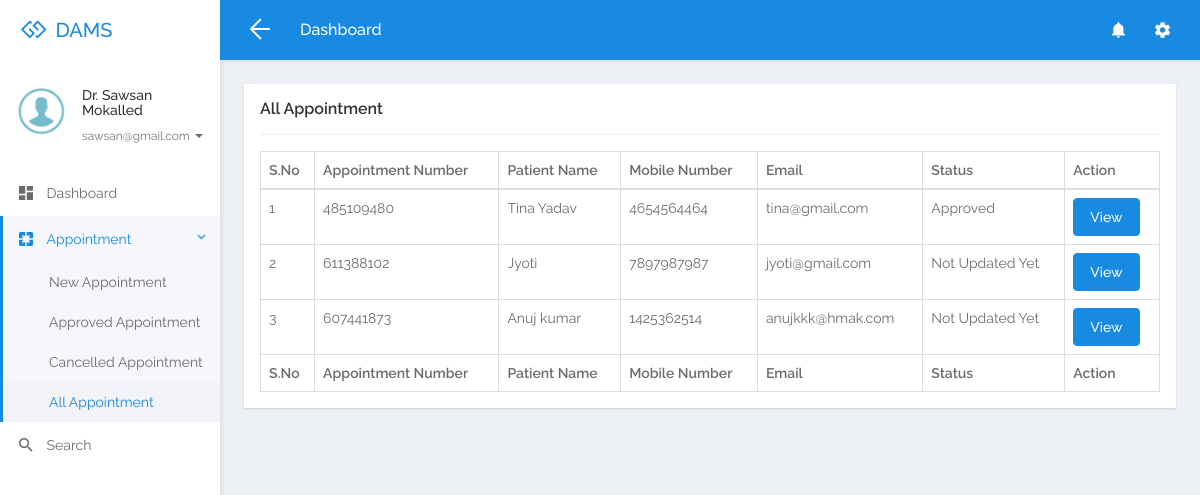
The page /all-appointment.php (signed in) on the database its author committed.
### tables this page shows
CREATE TABLE `tbldoctor` (
  `ID` int(5) NOT NULL,
  `FullName` varchar(250) DEFAULT NULL,
  `MobileNumber` bigint(10) DEFAULT NULL,
  `Email` varchar(250) DEFAULT NULL,
  `Specialization` varchar(250) DEFAULT NULL,
  `Password` varchar(259) DEFAULT NULL,
  `CreationDate` timestamp NULL DEFAULT current_timestamp()
);

CREATE TABLE `tblappointment` (
  `ID` int(10) NOT NULL,
  `AppointmentNumber` int(10) DEFAULT NULL,
  `Name` varchar(250) DEFAULT NULL,
  `MobileNumber` bigint(20) DEFAULT NULL,
  `Email` varchar(250) DEFAULT NULL,
  `AppointmentDate` date DEFAULT NULL,
  `AppointmentTime` time DEFAULT NULL,
  `Specialization` varchar(250) DEFAULT NULL,
  `Doctor` int(10) DEFAULT NULL,
  `Message` mediumtext DEFAULT NULL,
  `ApplyDate` timestamp NULL DEFAULT current_timestamp(),
  `Remark` varchar(250) DEFAULT NULL,
  `Status` varchar(250) DEFAULT NULL,
  `UpdationDate` timestamp NULL DEFAULT NULL ON UPDATE current_timestamp()
);

### all-appointment.php (the view, shortened to what this page needs)
<?php
include('connection.php');
if (strlen($_SESSION['damsid']==0)) {
  header('location:logout.php');
  } else{
  ?>
<!DOCTYPE html>
<html lang="en">
<head>
	<link rel="stylesheet" href="libs/bower/font-awesome/css/font-awesome.min.css">
	<link rel="stylesheet" href="libs/bower/material-design-iconic-font/dist/css/material-design-iconic-font.css">
	<link rel="stylesheet" href="libs/bower/animate.css/animate.min.css">
	<link rel="stylesheet" href="libs/bower/fullcalendar/dist/fullcalendar.min.css">
	<link rel="stylesheet" href="libs/bower/perfect-scrollbar/css/perfect-scrollbar.css">
	<link rel="stylesheet" href="assets/css/bootstrap.css">
	<link rel="stylesheet" href="assets/css/core.css">
	<link rel="stylesheet" href="assets/css/app.css">
</head>
<body class="menubar-left menubar-unfold menubar-light theme-primary">
<?php include_once('headerdoctor.php');?>
<?php include_once('sidebar.php');?>
<main id="app-main" class="app-main">
  <div class="wrap">
	<section class="app-content">
		<div class="row">
			<div class="col-md-12">
				<div class="widget">
					<header class="widget-header">
						<h4 class="widget-title">All Appointment</h4>
					</header>
					<hr class="widget-separator">
					<div class="widget-body">
						<div class="table-responsive">
							<table class="table table-bordered table-hover js-basic-example dataTable table-custom">
								<thead>
									<tr>
										<th>S.No</th>
										<th>Appointment Number</th>
										<th>Patient Name</th>
										<th>Mobile Number</th>
										<th>Email</th>
									<th>Status</th>
										<th>Action</th>
									</tr>
								</thead>
								<tbody>
                  <?php
              $docid=$_SESSION['damsid'];
$sql="SELECT * from  tblappointment where Doctor=:docid";
$query = $dbh -> prepare($sql);
$query-> bindParam(':docid', $docid, PDO::PARAM_STR);
$query->execute();
$results=$query->fetchAll(PDO::FETCH_OBJ);
$cnt=1;
if($query->rowCount() > 0)
{
foreach($results as $row)
{               ?>
									<tr>
										<td><?php echo htmlentities($cnt);?></td>
										<td><?php  echo htmlentities($row->AppointmentNumber);?></td>
										<td><?php  echo htmlentities($row->Name);?></td>
										<td><?php  echo htmlentities($row->MobileNumber);?></td>
										<td><?php  echo htmlentities($row->Email);?></td>
                                        <?php if($row->Status==""){ ?>
                     <td><?php echo "Not Updated Yet"; ?></td>
<?php } else { ?>                  <td><?php  echo htmlentities($row->Status);?>
                  </td>
                  <?php } ?>
										<td><a href="view-appointment-detail.php?editid=<?php echo htmlentities ($row->ID);?>&&aptid=<?php echo htmlentities ($row->AppointmentNumber);?>" class="btn btn-primary">View</a></td>
									</tr>
								 <?php $cnt=$cnt+1;}} ?>
								</tbody>
                  <tfoot>
                  <tr>
                  <th>S.No</th>
										<th>Appointment Number</th>
										<th>Patient Name</th>
										<th>Mobile Number</th>
										<th>Email</th>
										<th>Status</th>
										<th>Action</th>
                  </tr>
                </tfoot>
							</table>
						</div>
					</div>
				</div>
			</div>
		</div>
	</section>
</div>
</main>
</body>
</html>
<?php }  ?>

### headerdoctor.php (shortened to what this page needs)
<nav id="app-navbar" class="navbar navbar-inverse navbar-fixed-top primary">
  <div class="navbar-header">
    <a href="dashboard.php" class="navbar-brand">
      <span class="brand-icon"><i class="fa fa-gg"></i></span>
      <span class="brand-name">DAMS</span>
    </a>
  </div>
  <div class="navbar-container container-fluid">
    <div class="collapse navbar-collapse" id="app-navbar-collapse">
      <ul class="nav navbar-toolbar navbar-toolbar-left navbar-left">
        <li class="hidden-float hidden-menubar-top">
          <a href="javascript:void(0)" role="button" id="menubar-fold-btn" class="hamburger hamburger--arrowalt is-active js-hamburger">
            <span class="hamburger-box"><span class="hamburger-inner"></span></span>
          </a>
        </li>
        <li>
          <h5 class="page-title hidden-menubar-top hidden-float">Dashboard</h5>
        </li>
      </ul>
      <ul class="nav navbar-toolbar navbar-toolbar-right navbar-right">
        <li class="dropdown">
          <a href="#" class="dropdown-toggle" data-toggle="dropdown" role="button" aria-haspopup="true" aria-expanded="false"><i class="zmdi zmdi-hc-lg zmdi-notifications"></i></a>
        </li>
        <li class="dropdown">
          <a href="javascript:void(0)" class="dropdown-toggle" data-toggle="dropdown" role="button" aria-haspopup="true" aria-expanded="false"><i class="zmdi zmdi-hc-lg zmdi-settings"></i></a>
        </li>
      </ul>
    </div>
  </div>
</nav>

### sidebar.php (shortened to what this page needs)
<aside id="menubar" class="menubar light">
  <div class="app-user">
    <div class="media">
      <div class="media-left">
        <div class="avatar avatar-md avatar-circle">
          <a href="javascript:void(0)"><img class="img-responsive" src="assets/images/images.png" alt="avatar"/></a>
        </div>
      </div>
      <div class="media-body">
        <div class="foldable">
          <?php
$eid=$_SESSION['damsid'];
$sql="SELECT FullName,Email from  tbldoctor where ID=:eid";
$query = $dbh -> prepare($sql);
$query->bindParam(':eid',$eid,PDO::PARAM_STR);
$query->execute();
$results=$query->fetchAll(PDO::FETCH_OBJ);
foreach($results as $row)
{
$email=$row->Email;
$fname=$row->FullName;
}   ?>
          <h5><a href="javascript:void(0)" class="username"><?php  echo $fname ;?></a></h5>
          <ul>
            <li class="dropdown">
              <a href="javascript:void(0)" class="dropdown-toggle usertitle" data-toggle="dropdown" aria-haspopup="true" aria-expanded="false">
                <small><?php  echo $email;?></small>
                <span class="caret"></span>
              </a>
            </li>
          </ul>
        </div>
      </div>
    </div>
  </div>
  <div class="menubar-scroll">
    <div class="menubar-scroll-inner">
      <ul class="app-menu">
        <li class="has-submenu">
          <a href="dashboard.php">
            <i class="menu-icon zmdi zmdi-view-dashboard zmdi-hc-lg"></i>
            <span class="menu-text">Dashboard</span>
          </a>
        </li>
       <li class="has-submenu">
          <a href="javascript:void(0)" class="submenu-toggle">
            <i class="menu-icon zmdi zmdi-pages zmdi-hc-lg"></i>
            <span class="menu-text">Appointment</span>
            <i class="menu-caret zmdi zmdi-hc-sm zmdi-chevron-right"></i>
          </a>
          <ul class="submenu">
            <li><a href="new-appointment.php"><span class="menu-text">New Appointment</span></a></li>
            <li><a href="approved-appointment.php"><span class="menu-text">Approved Appointment</span></a></li>
            <li><a href="cancelled-appointment.php"><span class="menu-text">Cancelled Appointment</span></a></li>
            <li><a href="all-appointment.php"><span class="menu-text">All Appointment</span></a></li>
          </ul>
        </li>
        <li>
          <a href="search.php">
            <i class="menu-icon zmdi zmdi-search zmdi-hc-lg"></i>
            <span class="menu-text">Search</span>
          </a>
        </li>
      </ul>
    </div>
  </div>
</aside>

### rows shown on the page
tbldoctor: FullName "Dr. Sawsan Mokalled", Email "sawsan@gmail.com"
tblappointment: AppointmentNumber "485109480", Name "Tina Yadav", MobileNumber "4654564464", Email "tina@gmail.com", Status "Approved"
tblappointment: AppointmentNumber "611388102", Name "Jyoti", MobileNumber "7897987987", Email "jyoti@gmail.com", shows "Not Updated Yet"
tblappointment: AppointmentNumber "607441873", Name "Anuj kumar", MobileNumber "1425362514", Email "anujkkk@hmak.com", shows "Not Updated Yet"
